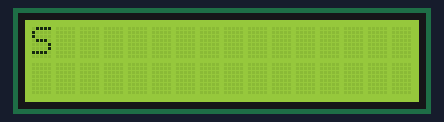
Recording of a sketch running on a simulated Arduino Uno, built with avr-gcc and run on an emulated ATmega328P. Parts: 16×2 character LCD.

Above: at 0.21 s.
At 0.81 s:
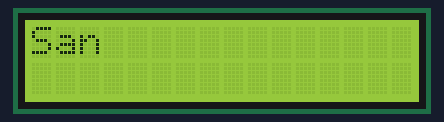
At 1.41 s:
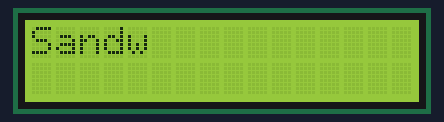
At 2.62 s:
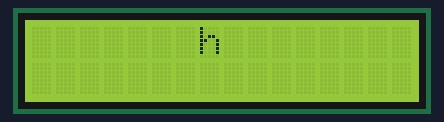
At 3.82 s:
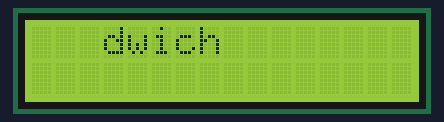
At 5.32 s:
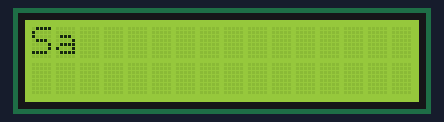

Measured:
- by itself, everything shown: repeats every 4.8 s, in 16 steps

The sketch:

TextDirection2.ino
```cpp
#include <LiquidCrystal.h>
LiquidCrystal lcd(12, 11, 5, 4, 3, 2);
int str[] = {
  'S', 'a', 'n', 'd', 'w', 'i','c','h'
};
int i ;
void setup() {
  lcd.begin(16, 2);
//  lcd.cursor();
}
void loop() {
  lcd.home();
  lcd.clear();
  lcd.leftToRight();
  for(i=0;i<8;i++)
  {
    lcd.write(str[i]);delay(300);
  }
  lcd.clear();
  lcd.setCursor(7, 0);
  lcd.rightToLeft();
  for(i=8;i>0;i--)
  {
    lcd.write(str[i-1]);delay(300);
  }
}
```
